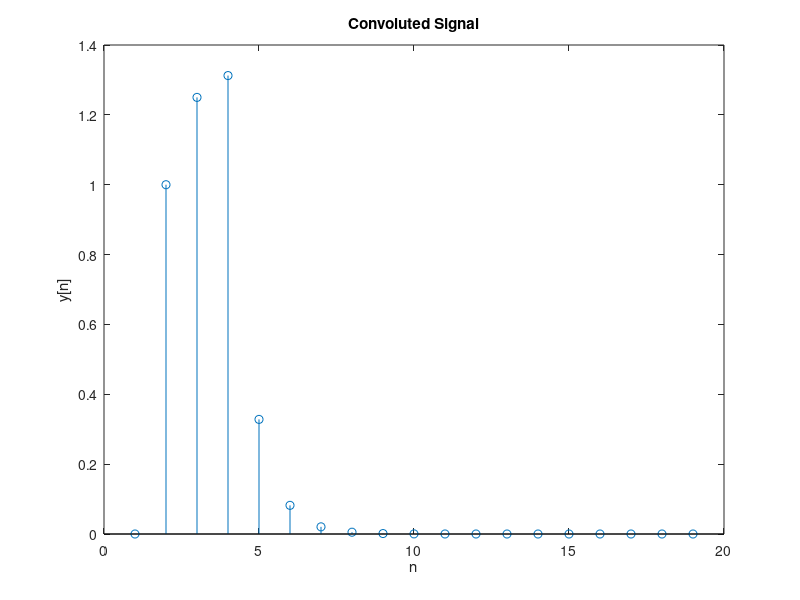

Source code (MATLAB):
% Nicholas Kawwas (40124338)
% ELEC 342 UK-X Lab 2 - Part2 Question 2
% Calculate System Response Using Convolution 

clc;
clear all;
close all;
 
n=[0:9];
x=zeros(1,10);
x(2:4) = 1;
 
h =(1/4).^n;
y = conv(x, h);
 
%New Range 
nd=[1:19];
 
stem(nd,y)
xlabel('n')
ylabel('y[n]')
title('Convoluted Signal')
